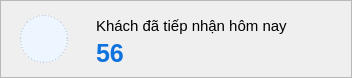
  <widget class="QFrame" name="cardDaTiepNhan">
   <property name="geometry">
    <rect>
     <x>16</x>
     <y>96</y>
     <width>352</width>
     <height>78</height>
    </rect>
   </property>
   <property name="frameShape">
    <enum>QFrame::Shape::StyledPanel</enum>
   </property>
   <widget class="QLabel" name="cardDaTiepNhanImage">
    <property name="geometry">
     <rect>
      <x>20</x>
      <y>15</y>
      <width>48</width>
      <height>48</height>
     </rect>
    </property>
    <property name="font">
     <font>
      <family>Segoe UI</family>
      <pointsize>11</pointsize>
      <bold>false</bold>
     </font>
    </property>
    <property name="styleSheet">
     <string notr="true">background:#edf5ff; border:1px dashed #b8c7dc; border-radius:24px;</string>
    </property>
    <property name="text">
     <string/>
    </property>
    <property name="pixmap">
     <pixmap>C:/Users/ADMIN/Downloads/group (1).png</pixmap>
    </property>
    <property name="scaledContents">
     <bool>true</bool>
    </property>
    <property name="alignment">
     <set>Qt::AlignmentFlag::AlignCenter</set>
    </property>
    <property name="class" stdset="0">
     <string>imageSlot</string>
    </property>
   </widget>
   <widget class="QLabel" name="cardDaTiepNhanTitle">
    <property name="geometry">
     <rect>
      <x>96</x>
      <y>14</y>
      <width>210</width>
      <height>24</height>
     </rect>
    </property>
    <property name="font">
     <font>
      <family>Segoe UI</family>
      <pointsize>11</pointsize>
      <bold>false</bold>
     </font>
    </property>
    <property name="text">
     <string>Khách đã tiếp nhận hôm nay</string>
    </property>
   </widget>
   <widget class="QLabel" name="lblKhachDaTiepNhanHomNay">
    <property name="geometry">
     <rect>
      <x>96</x>
      <y>38</y>
      <width>190</width>
      <height>30</height>
     </rect>
    </property>
    <property name="font">
     <font>
      <family>Segoe UI</family>
      <pointsize>19</pointsize>
      <bold>true</bold>
     </font>
    </property>
    <property name="styleSheet">
     <string notr="true">color:#0f73df;</string>
    </property>
    <property name="text">
     <string>56</string>
    </property>
   </widget>
  </widget>
